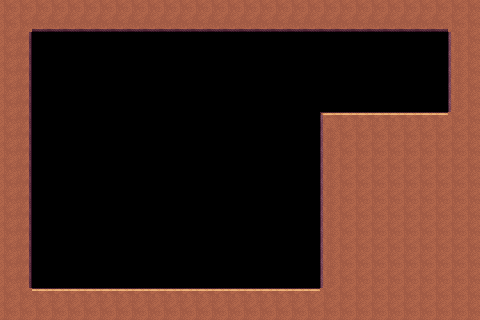

A 2D game scene composited from a Tiled map and its tileset images. What follows is a short description and the map's XML, with every tile layer's data as written:
An orthogonal 30x20 tile map with 16x16 px tiles, 1 tile layer (ground) and 8 objects (4x PointSequence, MovingPlatform).

<map version="1.10" tiledversion="1.11.2" orientation="orthogonal" renderorder="right-down" width="30" height="20" tilewidth="16" tileheight="16" infinite="0" nextlayerid="3" nextobjectid="18">
 <tileset firstgid="1" name="Inca_front_by_Kronbits-extended" tilewidth="16" tileheight="16" tilecount="280" columns="20">
  <image source="../assets/tiles/Inca_front_by_Kronbits-extended.png" width="320" height="224" />
 </tileset>
 <layer id="1" name="ground" width="30" height="20">
  <data encoding="csv">
32,32,32,32,32,32,32,32,32,32,32,32,32,32,32,32,32,32,32,32,32,32,32,32,32,32,32,32,32,32,
32,32,72,72,72,72,72,72,72,72,72,72,72,72,72,72,72,72,72,72,72,72,72,72,72,72,72,72,32,32,
32,34,0,0,0,0,0,0,0,0,0,0,0,0,0,0,0,0,0,0,0,0,0,0,0,0,0,0,31,32,
32,34,0,0,0,0,0,0,0,0,0,0,0,0,0,0,0,0,0,0,0,0,0,0,0,0,0,0,31,32,
32,34,0,0,0,0,0,0,0,0,0,0,0,0,0,0,0,0,0,0,0,0,0,0,0,0,0,0,31,32,
32,34,0,0,0,0,0,0,0,0,0,0,0,0,0,0,0,0,0,0,0,0,0,0,0,0,0,0,31,32,
32,34,0,0,0,0,0,0,0,0,0,0,0,0,0,0,0,0,0,0,0,0,0,0,0,0,0,0,31,32,
32,34,0,0,0,0,0,0,0,0,0,0,0,0,0,0,0,0,0,0,11,12,12,12,12,12,12,12,32,32,
32,34,0,0,0,0,0,0,0,0,0,0,0,0,0,0,0,0,0,0,31,32,32,32,32,32,32,32,32,32,
32,34,0,0,0,0,0,0,0,0,0,0,0,0,0,0,0,0,0,0,31,32,32,32,32,32,32,32,32,32,
32,34,0,0,0,0,0,0,0,0,0,0,0,0,0,0,0,0,0,0,31,32,32,32,32,32,32,32,32,32,
32,34,0,0,0,0,0,0,0,0,0,0,0,0,0,0,0,0,0,0,31,32,32,32,32,32,32,32,32,32,
32,34,0,0,0,0,0,0,0,0,0,0,0,0,0,0,0,0,0,0,31,32,32,32,32,32,32,32,32,32,
32,34,0,0,0,0,0,0,0,0,0,0,0,0,0,0,0,0,0,0,31,32,32,32,32,32,32,32,32,32,
32,34,0,0,0,0,0,0,0,0,0,0,0,0,0,0,0,0,0,0,31,32,32,32,32,32,32,32,32,32,
32,34,0,0,0,0,0,0,0,0,0,0,0,0,0,0,0,0,0,0,31,32,32,32,32,32,32,32,32,32,
32,34,0,0,0,0,0,0,0,0,0,0,0,0,0,0,0,0,0,0,31,32,32,32,32,32,32,32,32,32,
32,34,0,0,0,0,0,0,0,0,0,0,0,0,0,0,0,0,0,0,31,32,32,32,32,32,32,32,32,32,
32,32,12,12,12,12,12,12,12,12,12,12,12,12,12,12,12,12,12,12,32,32,32,32,32,32,32,32,32,32,
32,32,32,32,32,32,32,32,32,32,32,32,32,32,32,32,32,32,32,32,32,32,32,32,32,32,32,32,32,32
</data>
 </layer>
 <objectgroup id="2" name="Entities">
  <object id="3" template="../assets/templates/Entrance.tx" x="96" y="256" />
  <object id="5" template="../assets/templates/Exit.tx" x="368" y="80" />
  <object id="12" name="PointSequence" x="272" y="256">
   <properties>
    <property name="RoguelikeFNA.LevelElements.PointSequence:NextPoint" type="object" value="13" />
   </properties>
   <point />
  </object>
  <object id="13" name="PointSequence" x="272" y="128">
   <properties>
    <property name="RoguelikeFNA.LevelElements.PointSequence:NextPoint" type="object" value="14" />
   </properties>
   <point />
  </object>
  <object id="14" name="PointSequence" x="192" y="128">
   <properties>
    <property name="RoguelikeFNA.LevelElements.PointSequence:NextPoint" type="object" value="15" />
   </properties>
   <point />
  </object>
  <object id="15" name="PointSequence" x="192" y="256">
   <properties>
    <property name="RoguelikeFNA.LevelElements.PointSequence:NextPoint" type="object" value="12" />
   </properties>
   <point />
  </object>
  <object id="16" name="MovingPlatform" x="176" y="256" width="40" height="10">
   <properties>
    <property name="RoguelikeFNA.LevelElements.MovingPlatform:MoveSpeed" type="float" value="50" />
    <property name="RoguelikeFNA.LevelElements.MovingPlatform:Start" type="object" value="12" />
    <property name="Serializable" value="./Content/Serializables/Entities/platform.nson" />
   </properties>
  </object>
  <object id="17" template="../assets/templates/Skull.tx" x="224" y="160" />
 </objectgroup>
</map>
